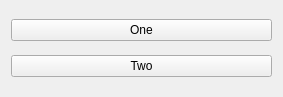
<?xml version="1.0" encoding="UTF-8"?>
<ui version="4.0">
 <class>Widget</class>
 <widget class="QWidget" name="Widget">
  <property name="geometry">
   <rect>
    <x>0</x>
    <y>0</y>
    <width>283</width>
    <height>97</height>
   </rect>
  </property>
  <property name="windowTitle">
   <string>Widget</string>
  </property>
  <layout class="QVBoxLayout" name="verticalLayout">
   <item>
    <widget class="QPushButton" name="pushButton">
     <property name="text">
      <string>One</string>
     </property>
    </widget>
   </item>
   <item>
    <widget class="QPushButton" name="pushButton_2">
     <property name="text">
      <string>Two</string>
     </property>
    </widget>
   </item>
  </layout>
 </widget>
 <resources/>
 <connections/>
</ui>
